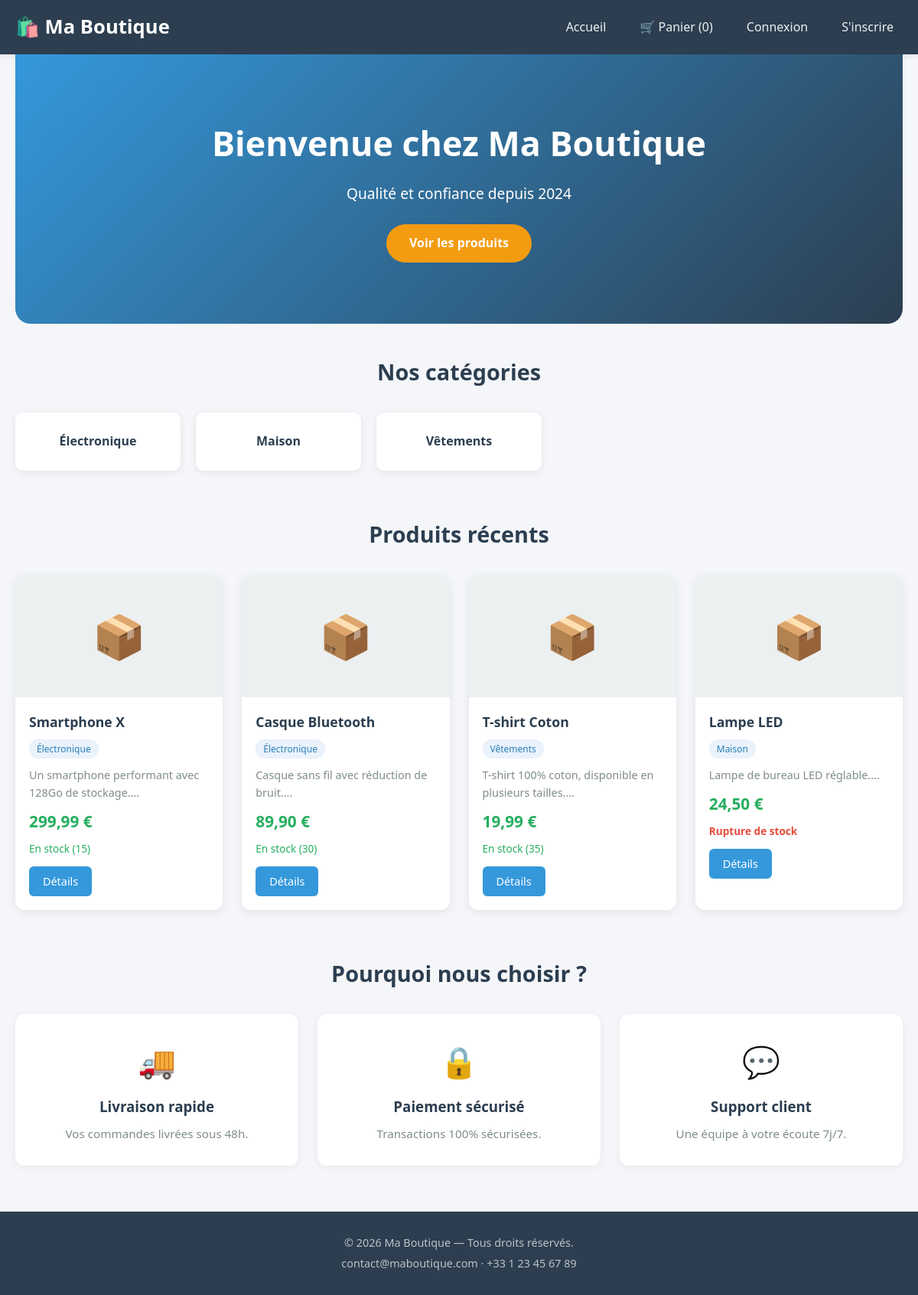
The page / on the database its author committed.
### tables this page shows
CREATE TABLE `categories` (
  `id` int(11) NOT NULL AUTO_INCREMENT,
  `nom` varchar(100) NOT NULL,
  `archive` tinyint(1) DEFAULT 0,
  PRIMARY KEY (`id`)
);

CREATE TABLE `produits` (
  `id` int(11) NOT NULL AUTO_INCREMENT,
  `nom` varchar(150) NOT NULL,
  `description` text DEFAULT NULL,
  `prix` decimal(10,2) NOT NULL,
  `stock` int(11) DEFAULT 0,
  `categorie_id` int(11) DEFAULT NULL,
  `vendeur_id` int(11) DEFAULT NULL,
  `archive` tinyint(1) DEFAULT 0,
  `cree_le` timestamp NULL DEFAULT current_timestamp(),
  PRIMARY KEY (`id`),
  KEY `categorie_id` (`categorie_id`),
  KEY `fk_produits_vendeur` (`vendeur_id`),
  CONSTRAINT `fk_produits_vendeur` FOREIGN KEY (`vendeur_id`) REFERENCES `utilisateurs` (`id`) ON DELETE SET NULL,
  CONSTRAINT `produits_ibfk_1` FOREIGN KEY (`categorie_id`) REFERENCES `categories` (`id`)
);

### config/init.php (called while the page is built, shortened)
<?php
function param(string $cle, $defaut = null) {
    return $GLOBALS['parametres'][$cle] ?? $defaut;
}
?>

### index.php (the view, shortened to what this page needs)
<?php
require_once 'config/init.php';
$elements_par_page = max(5, min(100, (int)param('elements_par_page', 20)));
try {
    $stmt = $pdo->query("
        SELECT p.id, p.nom, p.description, p.prix, p.stock, c.nom AS categorie
        FROM produits p
        LEFT JOIN categories c ON p.categorie_id = c.id
        WHERE p.archive = 0
        ORDER BY p.cree_le DESC
        LIMIT $elements_par_page
    ");
    $produits = $stmt->fetchAll();
} catch (PDOException $e) {
    $produits = [];
    $erreur = "Impossible de charger les produits : " . $e->getMessage();
}
try {
    $categories = $pdo->query("SELECT id, nom FROM categories WHERE archive = 0 ORDER BY nom")->fetchAll();
} catch (PDOException $e) {
    $categories = [];
}
include 'includes/header.php';
?>
<section class="hero">
    <div class="hero-content">
        <h1>Bienvenue chez <?= htmlspecialchars(param('nom_boutique', 'Ma Boutique')) ?></h1>
        <p><?= htmlspecialchars(param('slogan', 'Découvrez nos produits de qualité au meilleur prix.')) ?></p>
        <a href="index.php?page=produits" class="btn-primary">Voir les produits</a>
    </div>
</section>
<section class="categories-section">
    <h2>Nos catégories</h2>
    <div class="categories-grid">
        <?php if (empty($categories)): ?>
            <p class="empty">Aucune catégorie disponible.</p>
        <?php else: ?>
            <?php foreach ($categories as $cat): ?>
                <a href="index.php?page=produits&categorie=<?= (int)$cat['id'] ?>" class="categorie-card">
                    <?= htmlspecialchars($cat['nom']) ?>
                </a>
            <?php endforeach; ?>
        <?php endif; ?>
    </div>
</section>
<section class="produits-section">
    <h2>Produits récents</h2>
    <?php if (empty($produits)): ?>
        <p class="empty">Aucun produit disponible pour le moment.</p>
    <?php else: ?>
        <div class="produits-grid">
            <?php foreach ($produits as $p): ?>
                <div class="produit-card">
                    <div class="produit-image">📦</div>
                    <div class="produit-info">
                        <h3><?= htmlspecialchars($p['nom']) ?></h3>
                        <span class="badge"><?= htmlspecialchars($p['categorie'] ?? 'Sans catégorie') ?></span>
                        <p class="description"><?= htmlspecialchars(mb_substr($p['description'] ?? '', 0, 80)) ?>...</p>
                        <p class="prix"><?= number_format($p['prix'], 2, ',', ' ') ?> <?= htmlspecialchars(param('devise', '€')) ?></p>
                        <p class="stock <?= $p['stock'] > 0 ? 'en-stock' : 'rupture' ?>">
                            <?= $p['stock'] > 0 ? 'En stock (' . $p['stock'] . ')' : 'Rupture de stock' ?>
                        </p>
                        <a href="produit.php?id=<?= (int)$p['id'] ?>" class="btn-secondary">Détails</a>
                    </div>
                </div>
            <?php endforeach; ?>
        </div>
    <?php endif; ?>
</section>
<section class="about-section">
    <h2>Pourquoi nous choisir ?</h2>
    <div class="features-grid">
        <div class="feature">
            <span class="feature-icon">🚚</span>
            <h3>Livraison rapide</h3>
            <p>Vos commandes livrées sous 48h.</p>
        </div>
        <div class="feature">
            <span class="feature-icon">🔒</span>
            <h3>Paiement sécurisé</h3>
            <p>Transactions 100% sécurisées.</p>
        </div>
        <div class="feature">
            <span class="feature-icon">💬</span>
            <h3>Support client</h3>
            <p>Une équipe à votre écoute 7j/7.</p>
        </div>
    </div>
</section>
<?php include 'includes/footer.php'; ?>

### assets/style.css (style rules this page uses)
* { margin: 0; padding: 0; box-sizing: border-box; }
body { font-family: 'Segoe UI', Tahoma, sans-serif; background: #f4f6f9; color: #333; line-height: 1.6; }
a { text-decoration: none; color: inherit; }
.hero { background: linear-gradient(135deg, #3498db, #2c3e50); color: #fff; text-align: center; padding: 80px 20px; border-radius: 0 0 20px 20px; margin-bottom: 40px; }
.hero h1 { font-size: 2.8rem; margin-bottom: 15px; }
.hero p { font-size: 1.2rem; margin-bottom: 25px; }
.btn-primary { display: inline-block; background: #f39c12; color: #fff; padding: 12px 30px; border-radius: 30px; font-weight: bold; transition: transform 0.3s, background 0.3s; }
section h2 { text-align: center; font-size: 1.8rem; margin-bottom: 30px; color: #2c3e50; }
.categories-section { margin-bottom: 60px; }
.categories-grid { display: grid; grid-template-columns: repeat(auto-fill, minmax(180px, 1fr)); gap: 20px; }
.categorie-card { background: #fff; padding: 25px; text-align: center; border-radius: 10px; box-shadow: 0 2px 10px rgba(0,0,0,0.08); font-weight: 600; color: #2c3e50; transition: transform 0.3s, box-shadow 0.3s; }
.produits-section { margin-bottom: 60px; }
.produits-grid { display: grid; grid-template-columns: repeat(auto-fill, minmax(260px, 1fr)); gap: 25px; }
.produit-card { background: #fff; border-radius: 12px; overflow: hidden; box-shadow: 0 3px 12px rgba(0,0,0,0.08); transition: transform 0.3s, box-shadow 0.3s; }
.produit-image { background: #ecf0f1; height: 160px; display: flex; align-items: center; justify-content: center; font-size: 3.5rem; }
.produit-info { padding: 18px; }
.produit-info h3 { font-size: 1.1rem; margin-bottom: 8px; color: #2c3e50; }
.badge { display: inline-block; background: #eaf2fb; color: #2980b9; font-size: 0.75rem; padding: 3px 10px; border-radius: 12px; margin-bottom: 10px; }
.description { font-size: 0.9rem; color: #7f8c8d; margin-bottom: 10px; }
.prix { font-size: 1.3rem; font-weight: bold; color: #27ae60; margin-bottom: 8px; }
.stock { font-size: 0.85rem; margin-bottom: 12px; }
.en-stock { color: #27ae60; }
.rupture { color: #e74c3c; font-weight: bold; }
.btn-secondary { display: inline-block; background: #3498db; color: #fff; padding: 8px 18px; border-radius: 6px; font-size: 0.9rem; transition: background 0.3s; }
.about-section { margin-bottom: 60px; }
.features-grid { display: grid; grid-template-columns: repeat(auto-fit, minmax(220px, 1fr)); gap: 25px; }
.feature { background: #fff; padding: 30px 20px; text-align: center; border-radius: 12px; box-shadow: 0 2px 10px rgba(0,0,0,0.06); }
.feature-icon { font-size: 2.5rem; display: block; margin-bottom: 12px; }
.feature h3 { color: #2c3e50; margin-bottom: 8px; }
.feature p { color: #7f8c8d; font-size: 0.95rem; }

### assets/theme.css (style rules this page uses)
:root, [data-theme="clair"] { --bg-body: #f0f2f5; --bg-card: #ffffff; --bg-sidebar: #1e2a38; --bg-header: #fafbfc; --text-main: #2c3e50; --text-muted: #7f8c8d; --text-sidebar: #bdc3c7; --border-color: #ecf0f1; --accent: #3498db; }

### rows shown on the page
categories: nom "Électronique"
categories: nom "Maison"
categories: nom "Vêtements"
produits: nom "Smartphone X", categorie.nom "Électronique", description "Un smartphone performant avec 128Go de stockage.", prix "299,99", stock "15"
produits: nom "Casque Bluetooth", categorie.nom "Électronique", description "Casque sans fil avec réduction de bruit.", prix "89,90", stock "30"
produits: nom "T-shirt Coton", categorie.nom "Vêtements", description "T-shirt 100% coton, disponible en plusieurs tailles.", prix "19,99", stock "35"
produits: nom "Lampe LED", categorie.nom "Maison", description "Lampe de bureau LED réglable.", prix "24,50", stock "Rupture de stock"

### other values the page prints
$nom_boutique "Ma Boutique"
panier_nombre() "0"
param('nom_boutique', 'Ma Boutique') "Ma Boutique"
param('slogan', 'Découvrez nos produits de qualité au meilleur prix.') "Qualité et confiance depuis 2024"
param('email_contact') "contact@maboutique.com"
param('telephone') "+33 1 23 45 67 89"
